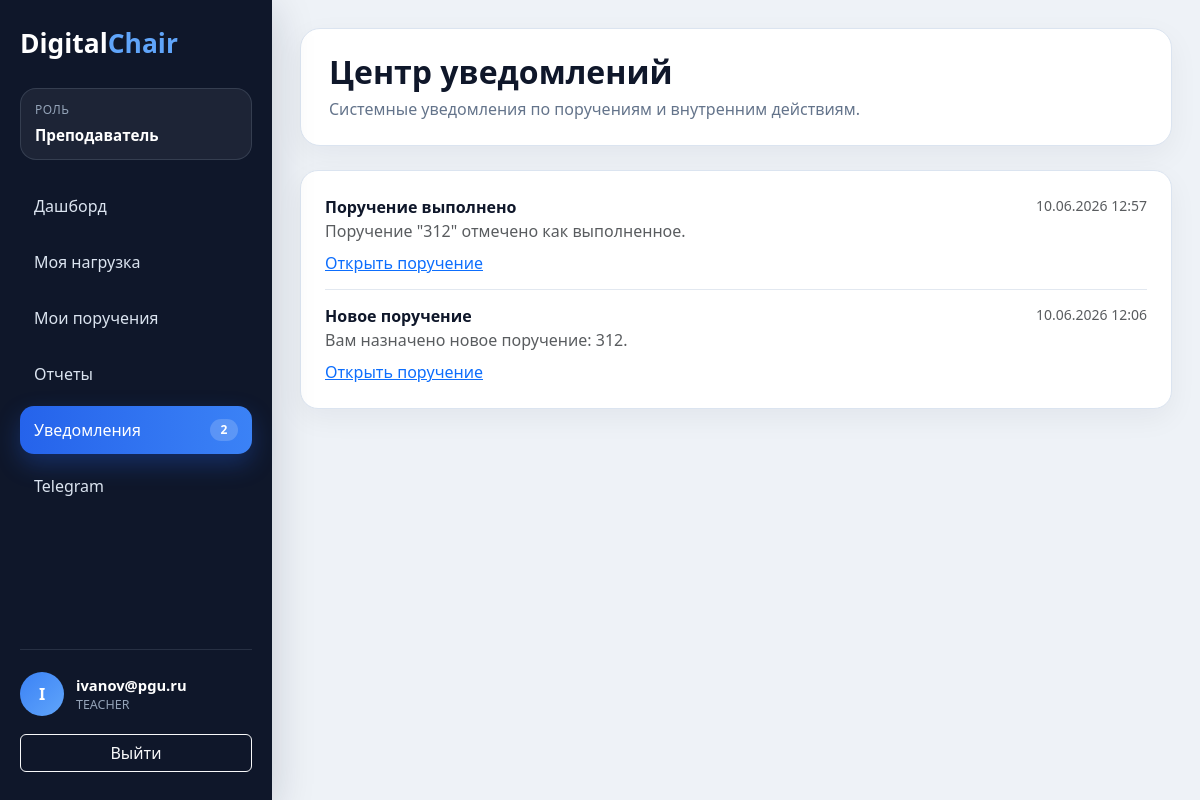
The app's page /notifications/ (signed in), older data.
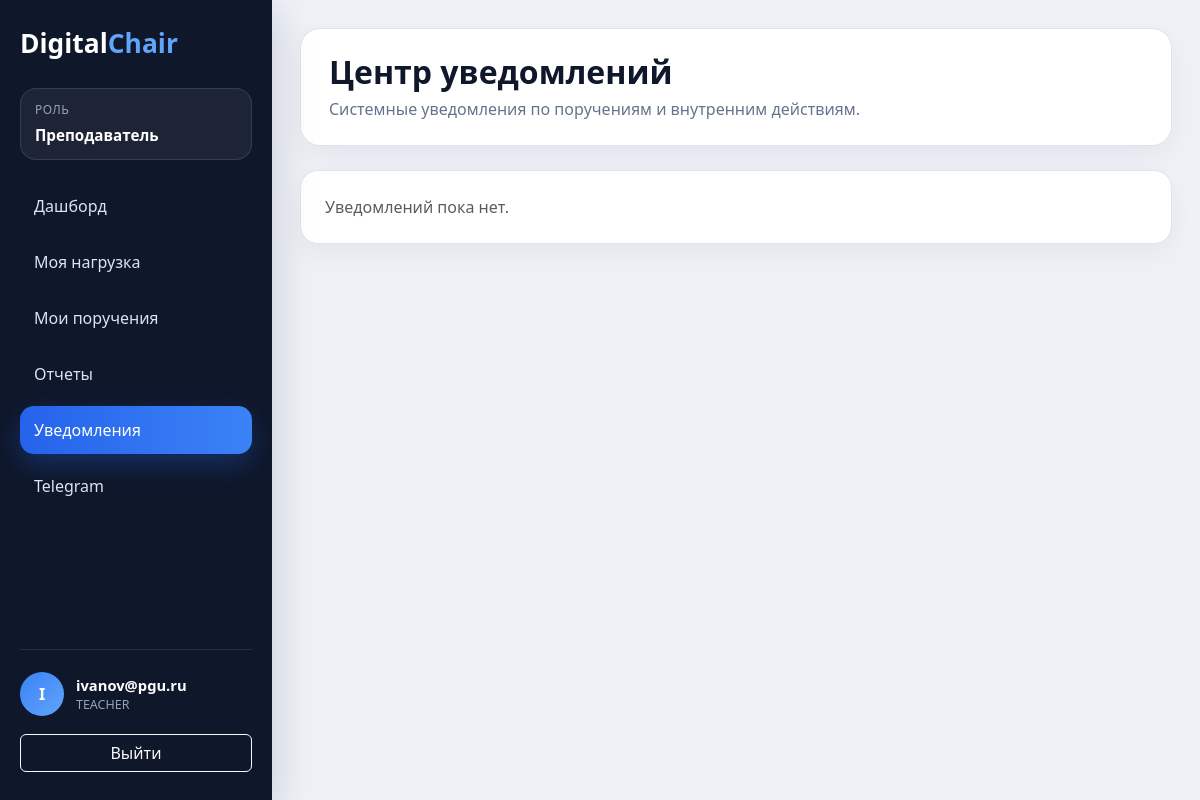
The same page, newer data.
### apps/notifications/models.py (models this page shows, shortened)
class Notification(models.Model):
    class Types(models.TextChoices):
        NEW_TASK = 'NEW_TASK', 'Новое поручение'
        STATUS_CHANGED = 'STATUS_CHANGED', 'Изменение статуса'
        TASK_COMPLETED = 'TASK_COMPLETED', 'Завершение поручения'
    recipient = models.ForeignKey(
        settings.AUTH_USER_MODEL,
        on_delete=models.CASCADE,
        related_name='notifications'
    )
    task = models.ForeignKey(
        'assignments.Task',
        on_delete=models.CASCADE,
        related_name='notifications',
        blank=True,
        null=True
    )
    notification_type = models.CharField(
        max_length=30,
        choices=Types.choices
    )
    title = models.CharField(
        max_length=255
    )
    message = models.TextField()
    created_at = models.DateTimeField(
        auto_now_add=True
    )

### apps/notifications/views.py (the view)
@login_required(login_url='/login/')
@never_cache
def notification_center_view(request):
    notifications = Notification.objects.filter(
        recipient=request.user
    ).select_related(
        'task'
    ).order_by(
        '-created_at'
    )
    return render(
        request,
        'notifications/notification_center.html',
        {
            'notifications': notifications
        }
    )

### templates/notifications/notification_center.html (shortened to what this page needs)
{% extends 'base/base.html' %}
{% block page_title %}Центр уведомлений{% endblock %}
{% block page_subtitle %}
    <p class="app-page-subtitle">Системные уведомления по поручениям и внутренним действиям.</p>
{% endblock %}
{% block content %}
    <div class="section-card">
        <ul class="soft-list">
            {% for notification in notifications %}
                <li>
                    <div class="d-flex justify-content-between align-items-start gap-3">
                        <div>
                            <div class="fw-semibold">{{ notification.title }}</div>
                            <div class="text-muted">{{ notification.message }}</div>
                            {% if notification.task %}
                                <div class="mt-2">
                                    {% if request.user.role == 'HEAD' %}
                                        <a href="/assignments/{{ notification.task.id }}/">Открыть поручение</a>
                                    {% elif request.user.role == 'TEACHER' %}
                                        <a href="/my-assignments/{{ notification.task.id }}/">Открыть поручение</a>
                                    {% endif %}
                                </div>
                            {% endif %}
                        </div>
                        <div class="text-muted small text-nowrap">{{ notification.created_at|date:"d.m.Y H:i" }}</div>
                    </div>
                </li>
            {% empty %}
                <li class="text-muted">Уведомлений пока нет.</li>
            {% endfor %}
        </ul>
    </div>
{% endblock %}

### templates/base/base.html (shortened to what this page needs)
<!DOCTYPE html>
<html lang="ru">
<head>
    <link href="https://cdn.jsdelivr.net/npm/bootstrap@5.3.3/dist/css/bootstrap.min.css"
          rel="stylesheet">
</head>
<body>
{% if request.user.is_authenticated %}
    <div class="app-shell">
        <aside class="app-sidebar">
            <h1 class="app-logo">Digital<span>Chair</span></h1>
            <div class="app-role">
                <span class="app-role-label">Роль</span>
                <span class="app-role-value">{{ ui_role_label }}</span>
            </div>
            <nav class="app-nav">
                {% for item in ui_navigation_items %}
                    <a href="{{ item.url }}"
                       class="app-nav-link{% if item.is_active %} active{% endif %}">
                        <span>{{ item.label }}</span>
                        {% if item.badge %}
                            <span class="app-nav-badge">{{ item.badge }}</span>
                        {% endif %}
                    </a>
                {% endfor %}
            </nav>
            <div class="app-sidebar-footer">
                <div class="app-user">
                    <div class="app-user-avatar">
                        {{ request.user.email|first|upper }}
                    </div>
                    <div>
                        <div class="app-user-email">{{ request.user.email }}</div>
                        <div class="app-user-role">{{ request.user.role }}</div>
                    </div>
                </div>
                <a href="/logout/" class="btn btn-outline-light w-100">Выйти</a>
            </div>
        </aside>
        <main class="app-main">
            <header class="app-page-header">
                <div>
                    <h1 class="app-page-title">{% block page_title %}DigitalChair{% endblock %}</h1>
                    {% block page_subtitle %}{% endblock %}
                </div>
            </header>
            {% block content %}{% endblock %}
        </main>
    </div>
{% else %}
    {% block anonymous_content %}{% endblock %}
{% endif %}
</body>
</html>

Row changes from the older to the newer data that the page shows:
removed Notification: title "Поручение выполнено", message "Поручение \"312\" отмечено как выполненное.", created_at "10.06.2026 12:57"
removed Notification: title "Новое поручение", message "Вам назначено новое поручение: 312.", created_at "10.06.2026 12:06"
Text that changed along with them:
new list line: "Уведомления"
text now shown: "Уведомлений пока нет."
list line gone: "Уведомления 2"
